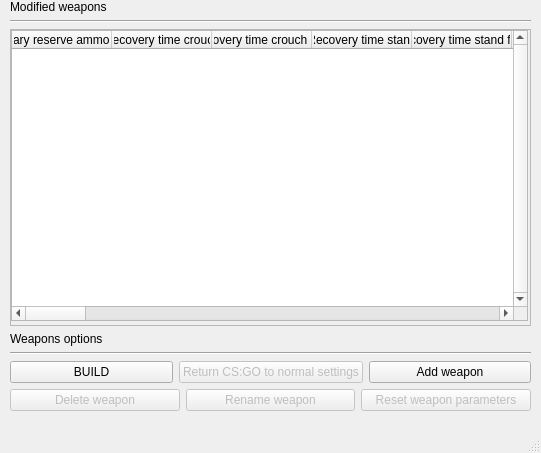
<?xml version="1.0" encoding="UTF-8"?>
<ui version="4.0">
 <class>MainWindow</class>
 <widget class="QMainWindow" name="MainWindow">
  <property name="enabled">
   <bool>true</bool>
  </property>
  <property name="geometry">
   <rect>
    <x>0</x>
    <y>0</y>
    <width>541</width>
    <height>453</height>
   </rect>
  </property>
  <property name="sizePolicy">
   <sizepolicy hsizetype="Fixed" vsizetype="Fixed">
    <horstretch>0</horstretch>
    <verstretch>0</verstretch>
   </sizepolicy>
  </property>
  <property name="minimumSize">
   <size>
    <width>541</width>
    <height>453</height>
   </size>
  </property>
  <property name="maximumSize">
   <size>
    <width>541</width>
    <height>453</height>
   </size>
  </property>
  <property name="windowTitle">
   <string>CSGO Pro Parameter Changer</string>
  </property>
  <property name="windowIcon">
   <iconset theme="Pro">
    <normaloff>../../Downloads/729528.ico</normaloff>../../Downloads/729528.ico</iconset>
  </property>
  <widget class="QWidget" name="centralwidget">
   <widget class="QWidget" name="verticalLayoutWidget">
    <property name="geometry">
     <rect>
      <x>10</x>
      <y>0</y>
      <width>521</width>
      <height>411</height>
     </rect>
    </property>
    <layout class="QVBoxLayout" name="verticalLayout">
     <item>
      <widget class="QLabel" name="label_modified_weapons">
       <property name="text">
        <string>Modified weapons</string>
       </property>
      </widget>
     </item>
     <item>
      <widget class="Line" name="line_1">
       <property name="orientation">
        <enum>Qt::Horizontal</enum>
       </property>
      </widget>
     </item>
     <item>
      <widget class="QScrollArea" name="scrollArea">
       <property name="verticalScrollBarPolicy">
        <enum>Qt::ScrollBarAlwaysOff</enum>
       </property>
       <property name="horizontalScrollBarPolicy">
        <enum>Qt::ScrollBarAlwaysOff</enum>
       </property>
       <property name="widgetResizable">
        <bool>true</bool>
       </property>
       <widget class="QWidget" name="scrollAreaWidgetContents">
        <property name="geometry">
         <rect>
          <x>0</x>
          <y>0</y>
          <width>517</width>
          <height>289</height>
         </rect>
        </property>
        <widget class="QTableWidget" name="weapons_list">
         <property name="enabled">
          <bool>true</bool>
         </property>
         <property name="geometry">
          <rect>
           <x>0</x>
           <y>0</y>
           <width>517</width>
           <height>291</height>
          </rect>
         </property>
         <property name="verticalScrollBarPolicy">
          <enum>Qt::ScrollBarAlwaysOn</enum>
         </property>
         <property name="horizontalScrollBarPolicy">
          <enum>Qt::ScrollBarAlwaysOn</enum>
         </property>
         <attribute name="horizontalHeaderCascadingSectionResizes">
          <bool>true</bool>
         </attribute>
         <attribute name="horizontalHeaderMinimumSectionSize">
          <number>0</number>
         </attribute>
         <attribute name="horizontalHeaderShowSortIndicator" stdset="0">
          <bool>false</bool>
         </attribute>
         <attribute name="horizontalHeaderStretchLastSection">
          <bool>false</bool>
         </attribute>
         <attribute name="verticalHeaderVisible">
          <bool>true</bool>
         </attribute>
         <attribute name="verticalHeaderCascadingSectionResizes">
          <bool>false</bool>
         </attribute>
         <attribute name="verticalHeaderShowSortIndicator" stdset="0">
          <bool>false</bool>
         </attribute>
         <attribute name="verticalHeaderStretchLastSection">
          <bool>false</bool>
         </attribute>
         <column>
          <property name="text">
           <string>Primary reserve ammo max</string>
          </property>
         </column>
         <column>
          <property name="text">
           <string>Recovery time crouch</string>
          </property>
         </column>
         <column>
          <property name="text">
           <string>Recovery time crouch final</string>
          </property>
         </column>
         <column>
          <property name="text">
           <string>Recovery time stand</string>
          </property>
         </column>
         <column>
          <property name="text">
           <string>Recovery time stand final</string>
          </property>
         </column>
         <column>
          <property name="text">
           <string>Inaccuracy jump initial</string>
          </property>
         </column>
         <column>
          <property name="text">
           <string>Inaccuracy jump</string>
          </property>
         </column>
         <column>
          <property name="text">
           <string>Max player speed</string>
          </property>
         </column>
         <column>
          <property name="text">
           <string>Is full auto</string>
          </property>
         </column>
         <column>
          <property name="text">
           <string>In game price</string>
          </property>
         </column>
         <column>
          <property name="text">
           <string>Armor ratio</string>
          </property>
         </column>
         <column>
          <property name="text">
           <string>Damage</string>
          </property>
         </column>
         <column>
          <property name="text">
           <string>Range</string>
          </property>
         </column>
         <column>
          <property name="text">
           <string>Bullets</string>
          </property>
         </column>
         <column>
          <property name="text">
           <string>Cycletime</string>
          </property>
         </column>
         <column>
          <property name="text">
           <string>Spread</string>
          </property>
         </column>
         <column>
          <property name="text">
           <string>Inaccuracy crouch</string>
          </property>
         </column>
         <column>
          <property name="text">
           <string>Inaccuracy stand</string>
          </property>
         </column>
         <column>
          <property name="text">
           <string>Inaccuracy land</string>
          </property>
         </column>
         <column>
          <property name="text">
           <string>Inaccuracy ladder</string>
          </property>
         </column>
         <column>
          <property name="text">
           <string>Inaccuracy fire</string>
          </property>
         </column>
         <column>
          <property name="text">
           <string>Inaccuracy move</string>
          </property>
         </column>
         <column>
          <property name="text">
           <string>Recoil angle</string>
          </property>
         </column>
         <column>
          <property name="text">
           <string>Recoil angle variance</string>
          </property>
         </column>
         <column>
          <property name="text">
           <string>Recoil magnitude</string>
          </property>
         </column>
         <column>
          <property name="text">
           <string>Recoil magnitude variance</string>
          </property>
         </column>
         <column>
          <property name="text">
           <string>Recoil seed</string>
          </property>
         </column>
         <column>
          <property name="text">
           <string>Primary clip size</string>
          </property>
         </column>
         <column>
          <property name="text">
           <string>Inaccuracy crouch alt</string>
          </property>
         </column>
         <column>
          <property name="text">
           <string>Inaccuracy fire alt</string>
          </property>
         </column>
         <column>
          <property name="text">
           <string>Inaccuracy jump alt</string>
          </property>
         </column>
         <column>
          <property name="text">
           <string>Inaccuracy ladder alt</string>
          </property>
         </column>
         <column>
          <property name="text">
           <string>Inaccuracy land alt</string>
          </property>
         </column>
         <column>
          <property name="text">
           <string>Inaccuracy move alt</string>
          </property>
         </column>
         <column>
          <property name="text">
           <string>Inaccuracy stand alt</string>
          </property>
         </column>
         <column>
          <property name="text">
           <string>Max player speed alt</string>
          </property>
         </column>
         <column>
          <property name="text">
           <string>Recoil angle alt</string>
          </property>
         </column>
         <column>
          <property name="text">
           <string>Recoil angle variance alt</string>
          </property>
         </column>
         <column>
          <property name="text">
           <string>Recoil magnitude alt</string>
          </property>
         </column>
         <column>
          <property name="text">
           <string>Recoil magnitude variance alt</string>
          </property>
         </column>
        </widget>
       </widget>
      </widget>
     </item>
     <item>
      <widget class="QLabel" name="label_weapons_options">
       <property name="text">
        <string>Weapons options</string>
       </property>
      </widget>
     </item>
     <item>
      <widget class="Line" name="line_2">
       <property name="orientation">
        <enum>Qt::Horizontal</enum>
       </property>
      </widget>
     </item>
     <item>
      <layout class="QHBoxLayout" name="horizontalLayout">
       <item>
        <widget class="QPushButton" name="build_button">
         <property name="text">
          <string>BUILD</string>
         </property>
        </widget>
       </item>
       <item>
        <widget class="QPushButton" name="return_button">
         <property name="enabled">
          <bool>false</bool>
         </property>
         <property name="text">
          <string>Return CS:GO to normal settings</string>
         </property>
        </widget>
       </item>
       <item>
        <widget class="QPushButton" name="add_weapon_button">
         <property name="text">
          <string>Add weapon</string>
         </property>
        </widget>
       </item>
      </layout>
     </item>
     <item>
      <layout class="QHBoxLayout" name="horizontalLayout_2">
       <item>
        <widget class="QPushButton" name="delete_button">
         <property name="enabled">
          <bool>false</bool>
         </property>
         <property name="text">
          <string>Delete weapon</string>
         </property>
        </widget>
       </item>
       <item>
        <widget class="QPushButton" name="rename_button">
         <property name="enabled">
          <bool>false</bool>
         </property>
         <property name="text">
          <string>Rename weapon</string>
         </property>
        </widget>
       </item>
       <item>
        <widget class="QPushButton" name="reset_weapon_button">
         <property name="enabled">
          <bool>false</bool>
         </property>
         <property name="text">
          <string>Reset weapon parameters</string>
         </property>
        </widget>
       </item>
      </layout>
     </item>
    </layout>
   </widget>
  </widget>
  <widget class="QStatusBar" name="statusbar"/>
 </widget>
 <resources/>
 <connections/>
</ui>
